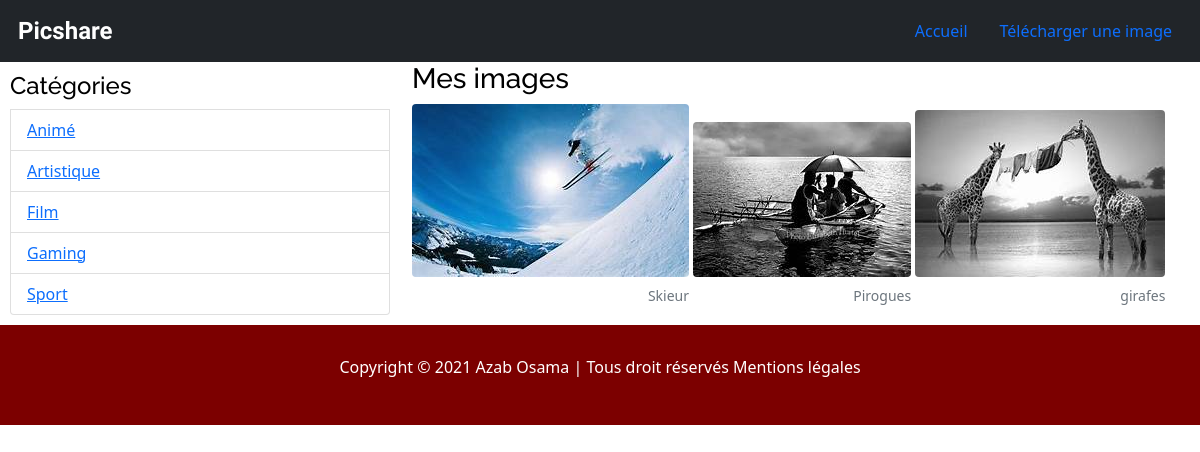
The page / on the database its author committed.
### tables this page shows
CREATE TABLE categories
               (id INTEGER PRIMARY KEY AUTOINCREMENT,
                name VARCHAR(200) NOT NULL);

CREATE TABLE pictures
               (id INTEGER PRIMARY KEY AUTOINCREMENT,
                path VARCHAR(250),
                title VARCHAR(200),
                description VARCHAR(200),
                creation_date datetime default (datetime(current_timestamp)),
                category_id INTEGER,
                CONSTRAINT fk_categories
                FOREIGN KEY (category_id)
                REFERENCES categories(category_id));

### app.py (the view)
@app.route("/")
def index():
    db = get_db()
    pictures = db.execute("""SELECT id, path, title
                          FROM pictures
                          ORDER BY creation_date DESC""")
    categories = db.execute("SELECT name FROM categories ORDER BY name")
    my_categories = categories.fetchall()
    return render_template('index.html', all_pictures=pictures, all_categories=my_categories)

### app.py (called while the page is built)
def get_db():
    db = getattr(g, '_database', None)
    if db is None:
        db = g._database = sqlite3.connect(DATABASE)
    return db

### templates/index.html (shortened to what this page needs)
<!DOCTYPE html lang="fr">
<html>
<head>
    <link rel="stylesheet " type="text/css " href="{{ url_for('static', filename='bootstrap-5.0.0-beta2-dist/css/bootstrap.min.css') }}">
    <link rel="stylesheet " type="text/css " href="{{ url_for('static', filename='css/layout.css') }}">
</head>
<body>
    <div class="menu">
        {% include 'partials/nav.html' %}
    </div>
    <div class="container-fluid">
        {% block container %}
        <div class="row">
            {% include 'partials/categories.html' %}
            <div class="clearfix col-8">
                <h3>Mes images</h3>
                {% for picture in all_pictures %}
                <figure class="figure">
                    <a href="{{url_for('show_picture', id=picture[0])}}"><img src="{{ url_for('static', filename=config['UPLOAD_FOLDER']) }}/{{ picture[1] }} " class="figure-img img-fluid rounded " alt="{{picture[1]}}"></a>
                    <figcaption class="figure-caption text-end ">{{picture[2]}}</figcaption>
                </figure>
                {% endfor %}
            </div>
        </div>
        {% endblock %}
    </div>
    <footer class="footer ">
        <p class="footer-text ">Copyright © 2021 Azab Osama | Tous droit réservés Mentions légales</p>
    </footer>
</body>
</html>

### templates/partials/categories.html
<aside class="container-sm categories col-4">
    <ul class="list-group" id="nav">
        <li>
            <h4>Catégories</h4>
        </li>
        {% for category in all_categories %}
        <li class="list-group-item"><a href="{{url_for('pictures_by_cat', name_cat=category[0])}}">{{category[0]}}</a>
        </li>
        {% endfor %}
    </ul>
</aside>

### static/css/layout.css (style rules this page uses)
* { margin: 0; padding: 0; font: 'Raleway', sans-serif; color: black; }
h1, h2, h3, h4, h5, h6 { font-family: 'Raleway', sans-serif; }
.menu { width: 100%; background-color: black; color: white; display: block; }
.categories { padding: 10px; }
.footer { height: 100px; width: 100%; background-color: #7c0000; display: flex; }
.footer-text { display: flex; align-items: center; justify-content: center; width: 100%; color: #ffffff; }

### rows shown on the page
categories: name "Animé"
categories: name "Artistique"
categories: name "Film"
categories: name "Gaming"
categories: name "Sport"
pictures: path (picture), title "Skieur"
pictures: path (picture), title "Pirogues"
pictures: path (picture), title "girafes"
